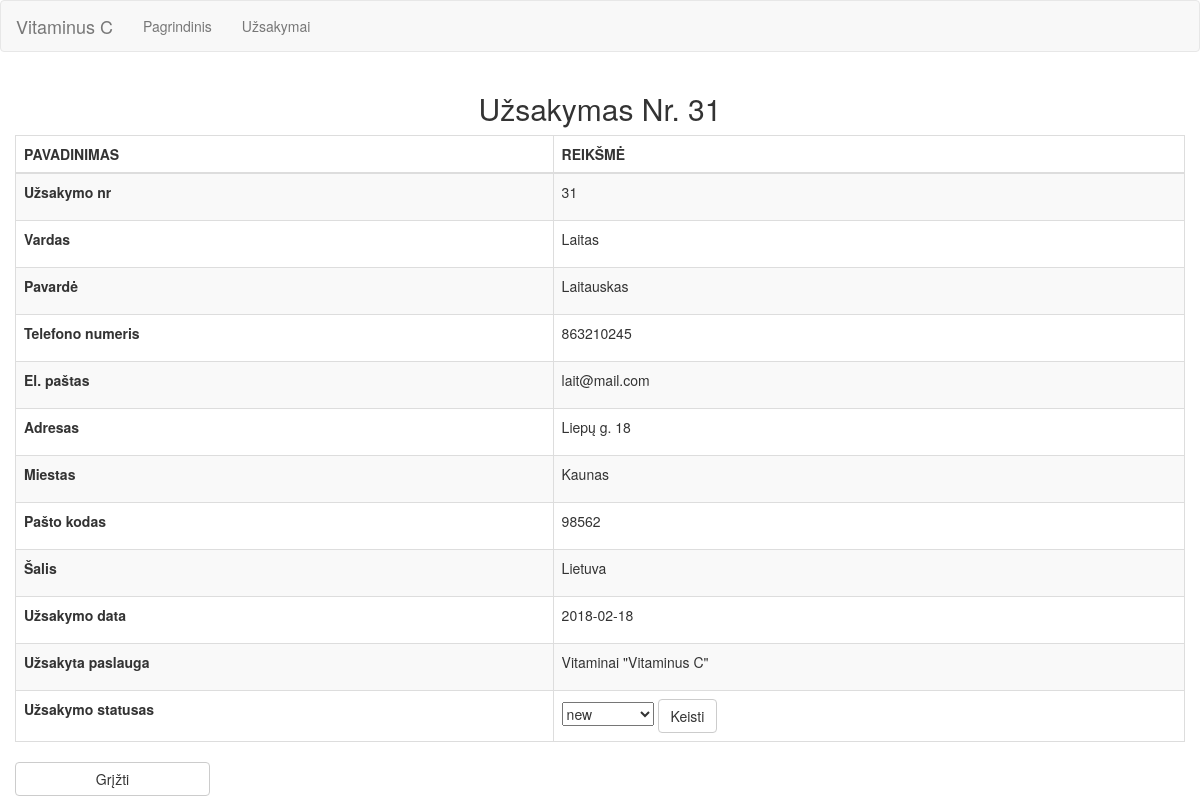
/order-details.php?id=31, run on the app's committed database.
### tables this page shows
CREATE TABLE `orders` (
  `id` int(11) NOT NULL,
  `service_id` int(11) NOT NULL,
  `status_id` int(11) NOT NULL,
  `name` varchar(255) NOT NULL,
  `last_name` varchar(255) NOT NULL,
  `tel_number` int(11) NOT NULL,
  `email` varchar(255) NOT NULL,
  `address` varchar(255) NOT NULL,
  `city` varchar(255) NOT NULL,
  `post_code` int(11) NOT NULL,
  `country` varchar(255) NOT NULL,
  `order_date` date NOT NULL
);

CREATE TABLE `services` (
  `id` int(11) NOT NULL,
  `name` varchar(255) NOT NULL,
  `description` text NOT NULL,
  `image_url` text NOT NULL
);

### DatabaseConnection.php (called while the page is built, shortened)
<?php
class DatabaseConnection
{
    private $server = 'fdb19.awardspace.net';
    private $username ='2626009_nfq';
    private $password ='kalakutas123';
    private $db = '2626009_nfq';
    public $connection;
    public function getOrder(int $id)
    {
        $state = $this->connection->prepare(
            'SELECT services.name as serviceName, orders.*, statuses.name as statusName
            FROM orders
            JOIN services ON orders.service_id=services.id
            JOIN statuses ON orders.status_id=statuses.id
            WHERE orders.id = ?');
        $state->bindParam(1, $id);
        $state->execute();
        return $state->fetch();
    }
    public function getStatuses(){
        $state = $this->connection->query('SELECT * FROM statuses');
        return $state->fetchAll();
    }
    private function getPdoConnection(): void
    {
        try{
            $this->connection = new PDO("mysql:dbname=$this->db;host=$this->server;charset=utf8;",$this->username, $this->password);
            $this->connection->setAttribute(PDO::ATTR_ERRMODE, PDO::ERRMODE_EXCEPTION);
        }
        catch(PDOexception $e){
            echo $e->getMessage();
            die();
        }
    }
}

### order-details.php (the view, shortened to what this page needs)
<?php
    include_once 'DatabaseConnection.php';
?>
<!DOCTYPE html>
<html lang="en">
<head>
    <link rel="stylesheet" href="https://maxcdn.bootstrapcdn.com/bootstrap/3.3.7/css/bootstrap.min.css">
    <link rel="stylesheet" href="https://cdn.datatables.net/1.10.16/css/jquery.dataTables.min.css">
    <link rel="stylesheet" type="text/css" href="style.css">
</head>
<body>
    <div class="container">
        <div class="row main">
            <div class="main-login main-center">
                <?php
                    $obj = new DatabaseConnection();
                    $order = $obj->getOrder($_GET['id']);
                    $output = '
                        <h2 class="text-center">'
                            . (!empty($order) ? 'Užsakymas Nr. ' . $_GET['id'] : 'Tokio užsakymo nėra!') .
                        '</h2>
                        <table class="table table-bordered table-striped">
                            <thead>
                            <tr>
                                <th>PAVADINIMAS</th>
                                <th>REIKŠMĖ</th>
                            </tr>
                            </thead>
                            <tr>
                                <td><p><b>Užsakymo nr </b></p></td>
                                <td> ' . $order['id'] . '</p></td>
                            </tr>
                            <tr>
                                <td><p><b>Vardas </b></p> </td>
                                <td>' . $order['name'] . '</p></td>
                            </tr>
                            <tr>
                                <td><p><b>Pavardė </b></p></td>
                                <td>' . $order['last_name'] . '</p></td>
                            </tr>
                            <tr>
                            <td><p><b>Telefono numeris </b></p></td>
                            <td>' . $order['tel_number'] . '</p></td>
                            </tr>
                            <tr>
                                <td><p><b>El. paštas </b></p></td>
                                <td>' . $order['email'] . '</p></td>
                            </tr>
                            <tr>
                                <td><p><b>Adresas</b></p></td>
                                <td>' . $order['address'] . '</p></td>
                            </tr>
                            <tr>
                                <td><p><b>Miestas </b></p></td>
                                <td>' . $order['city'] . '</p></td>
                            </tr>
                            <tr>
                                <td><p><b>Pašto kodas </b></p></td>
                                <td>' . $order['post_code'] . '</p></td>
                            </tr>
                            <tr>
                                <td><p><b>Šalis </b></p></td>
                                <td>' . $order['country'] . '</p></td>
                            </tr>
                            <tr>
                                <td><p><b>Užsakymo data </b></p></td>
                                <td>' . $order['order_date'] . '</p></td>
                            </tr>
                            <tr>
                            <td><p><b>Užsakyta paslauga</b></p></td>
                            <td>' . $order['serviceName'] . '</p></td>
                            </tr>
                    ';
                    $output .= '
                        <tr>
                            <td><b>Užsakymo statusas</b></td>
                            <td><form class="form-horizontal" role="form" method="post" action="order-details.php?id='.$_GET['id'].'">
                                <select name="status">';
                        $statuses = $obj->getStatuses();
                        foreach ($statuses as $status) {
                            $checked = '';
                            if ($status['name'] === $order['statusName']) {
                                $checked = 'selected';
                            }
                            $output .= '<option value="' . $status['id'] . '" ' . $checked . '>' . $status['name'] . '</option>';
                        }
                        $output .= '</select>
                                    <input name="submit" type="submit" value="Keisti" class="btn btn-default">
                            </form></td>
                        </tr>
                    </table>
                    <a href="orders.php" class="btn btn-default col-md-2">Grįžti</a>';
                    echo $output;
                ?>
            </div>
        </div>
    </div>
</body>

### style.css (style rules this page uses)
body, html { height: 100%; }

### data on the page
orders: id "31", name "Laitas", last_name "Laitauskas", tel_number "863210245", email "lait@mail.com", address "Liepų g. 18", city "Kaunas", post_code "98562", country "Lietuva", order_date "2018-02-18", service.name "Vitaminai \"Vitaminus C\""

### other printed values
$_GET['id'] "31"
form field status "new"
